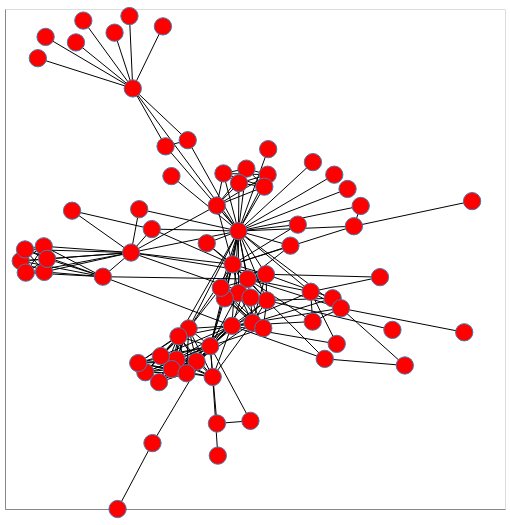

The notebook cell this image was saved under:
### Markdown cell above
The `spring_layout` is the default layout; it is an implementation of the Fruchterman-Reingold algorithm and takes several parameters. You can adjust it by generating the `pos` by hand.

**Have a look into the [documentation]**(https://networkx.github.io/documentation/stable/reference/generated/networkx.drawing.layout.spring_layout.html?highlight=spring_layout#networkx.drawing.layout.spring_layout)*

### Code cell
pos = nx.spring_layout(G, iterations=100)

nxa.draw_networkx(G, pos, node_tooltip='name').properties(width=500, height=500)

### Figure 1 — Vega-Lite specification as saved in the notebook (floating-point values rounded to 4 significant figures; data arrays with more than 128 entries replaced by an {"elided": "..."} marker saying what was removed)
{"config": {"view": {"continuousWidth": 300, "continuousHeight": 300}}, "layer": [{"data": {"name": "data-a9ee82b8c7c62f068bcd0cbb06772dee"}, "mark": {"type": "line", "color": "black", "opacity": 1, "strokeWidth": 1}, "encoding": {"detail": {"field": "edge", "type": "quantitative"}, "x": {"axis": {"grid": false, "labels": false, "ticks": false, "title": ""}, "field": "x", "type": "quantitative"}, "y": {"axis": {"grid": false, "labels": false, "ticks": false, "title": ""}, "field": "y", "type": "quantitative"}}}, {"data": {"name": "data-cee3e3b62ba46a67790bbacf371862b7"}, "mark": {"type": "point", "fill": "red", "opacity": 1, "size": 300, "strokeWidth": 1.0}, "encoding": {"tooltip": {"field": "name", "type": "nominal"}, "x": {"axis": {"grid": false, "labels": false, "ticks": false}, "field": "x", "type": "quantitative"}, "y": {"axis": {"grid": false, "labels": false, "ticks": false}, "field": "y", "type": "quantitative"}}}], "height": 500, "width": 500, "$schema": "https://vega.github.io/schema/vega-lite/v5.8.0.json", "datasets": {"data-a9ee82b8c7c62f068bcd0cbb06772dee": {"elided": "508 records"}, "data-cee3e3b62ba46a67790bbacf371862b7": [{"degree": 10, "y": 0.6823, "group": 1, "name": "Myriel", "x": -0.1933}, {"degree": 1, "y": 0.9718, "group": 1, "name": "Napoleon", "x": -0.2013}, {"degree": 3, "y": 0.4753, "group": 1, "name": "Mlle.Baptistine", "x": -0.06148}, {"degree": 3, "y": 0.4507, "group": 1, "name": "Mme.Magloire", "x": -0.1147}, {"degree": 1, "y": 0.9305, "group": 1, "name": "CountessdeLo", "x": -0.121}, {"degree": 1, "y": 0.9053, "group": 1, "name": "Geborand", "x": -0.237}, {"degree": 1, "y": 0.8663, "group": 1, "name": "Champtercier", "x": -0.3297}, {"degree": 1, "y": 0.9537, "group": 1, "name": "Cravatte", "x": -0.312}, {"degree": 1, "y": 0.8884, "group": 1, "name": "Count", "x": -0.4026}, {"degree": 1, "y": 0.8032, "group": 1, "name": "OldMan", "x": -0.4212}, {"degree": 1, "y": 0.3316, "group": 2, "name": "Labarre", "x": -0.1006}, {"degree": 36, "y": 0.1118, "group": 2, "name": "Valjean", "x": 0.06018}, {"degree": 2, "y": 0.1992, "group": 3, "name": "Marguerite", "x": -0.178}, {"degree": 1, "y": 0.3875, "group": 2, "name": "Mme.deR", "x": 0.239}, {"degree": 1, "y": 0.2801, "group": 2, "name": "Isabeau", "x": 0.3221}, {"degree": 1, "y": 0.3372, "group": 2, "name": "Gervais", "x": 0.2903}, {"degree": 9, "y": -0.07085, "group": 3, "name": "Tholomyes", "x": -0.2651}, {"degree": 7, "y": 0.05084, "group": 3, "name": "Listolier", "x": -0.4068}, {"degree": 7, "y": -0.05161, "group": 3, "name": "Fameuil", "x": -0.4058}, {"degree": 7, "y": -0.007908, "group": 3, "name": "Blacheville", "x": -0.4623}, {"degree": 7, "y": 0.03824, "group": 3, "name": "Favourite", "x": -0.4519}, {"degree": 7, "y": 0.000617, "group": 3, "name": "Dahlia", "x": -0.399}, {"degree": 7, "y": -0.05453, "group": 3, "name": "Zephine", "x": -0.4501}, {"degree": 15, "y": 0.02581, "group": 3, "name": "Fantine", "x": -0.1975}, {"degree": 11, "y": -0.06109, "group": 4, "name": "Mme.Thenardier", "x": 0.1264}, {"degree": 16, "y": -0.1658, "group": 4, "name": "Thenardier", "x": 0.1282}, {"degree": 11, "y": -0.07999, "group": 5, "name": "Cosette", "x": 0.0826}, {"degree": 17, "y": -0.02149, "group": 4, "name": "Javert", "x": 0.04635}, {"degree": 4, "y": 0.1311, "group": 0, "name": "Fauchelevent", "x": 0.3373}, {"degree": 8, "y": 0.214, "group": 2, "name": "Bamatabois", "x": 0.00827}, {"degree": 2, "y": 0.1932, "group": 3, "name": "Perpetue", "x": -0.339}, {"degree": 4, "y": 0.1198, "group": 2, "name": "Simplice", "x": -0.1477}, {"degree": 1, "y": 0.4394, "group": 2, "name": "Scaufflaire", "x": 0.1316}, {"degree": 2, "y": 0.1374, "group": 2, "name": "Woman1", "x": 0.2027}, {"degree": 6, "y": 0.3615, "group": 2, "name": "Judge", "x": 0.07931}, {"degree": 6, "y": 0.3423, "group": 2, "name": "Champmathieu", "x": 0.02419}, {"degree": 6, "y": 0.3039, "group": 2, "name": "Brevet", "x": 0.06165}, {"degree": 6, "y": 0.3372, "group": 2, "name": "Chenildieu", "x": 0.1304}, {"degree": 6, "y": 0.2893, "group": 2, "name": "Cochepaille", "x": 0.1224}, {"degree": 3, "y": -0.3994, "group": 4, "name": "Pontmercy", "x": 0.2674}, {"degree": 1, "y": -0.2835, "group": 6, "name": "Boulatruelle", "x": 0.4298}, {"degree": 11, "y": -0.2549, "group": 4, "name": "Eponine", "x": 0.09395}, {"degree": 3, "y": -0.1571, "group": 4, "name": "Anzelma", "x": 0.2864}, {"degree": 3, "y": 0.06301, "group": 5, "name": "Woman2", "x": -0.01578}, {"degree": 2, "y": 0.2121, "group": 0, "name": "MotherInnocent", "x": 0.3537}, {"degree": 1, "y": 0.2314, "group": 0, "name": "Gribier", "x": 0.621}, {"degree": 1, "y": -1.0, "group": 7, "name": "Jondrette", "x": -0.2298}, {"degree": 2, "y": -0.7363, "group": 7, "name": "Mme.Burgon", "x": -0.1461}, {"degree": 22, "y": -0.3486, "group": 8, "name": "Gavroche", "x": -0.007355}, {"degree": 7, "y": -0.131, "group": 5, "name": "Gillenormand", "x": 0.2336}, {"degree": 2, "y": -0.07256, "group": 5, "name": "Magnon", "x": 0.3999}, {"degree": 7, "y": -0.1969, "group": 5, "name": "Mlle.Gillenormand", "x": 0.3063}, {"degree": 2, "y": -0.4259, "group": 5, "name": "Mme.Pontmercy", "x": 0.4596}, {"degree": 1, "y": -0.2932, "group": 5, "name": "Mlle.Vaubois", "x": 0.6021}, {"degree": 4, "y": -0.2504, "group": 5, "name": "Lt.Gillenormand", "x": 0.2384}, {"degree": 19, "y": -0.2671, "group": 8, "name": "Marius", "x": 0.04457}, {"degree": 2, "y": -0.3396, "group": 5, "name": "BaronessT", "x": 0.2962}, {"degree": 11, "y": -0.4718, "group": 8, "name": "Mabeuf", "x": -0.001572}, {"degree": 15, "y": -0.2781, "group": 8, "name": "Enjolras", "x": -0.05922}, {"degree": 11, "y": -0.402, "group": 8, "name": "Combeferre", "x": -0.08818}, {"degree": 9, "y": -0.453, "group": 8, "name": "Prouvaire", "x": -0.1632}, {"degree": 11, "y": -0.3882, "group": 8, "name": "Feuilly", "x": -0.126}, {"degree": 13, "y": -0.4099, "group": 8, "name": "Courfeyrac", "x": -0.04025}, {"degree": 12, "y": -0.4405, "group": 8, "name": "Bahorel", "x": -0.09981}, {"degree": 13, "y": -0.3092, "group": 8, "name": "Bossuet", "x": -0.08377}, {"degree": 12, "y": -0.457, "group": 8, "name": "Joly", "x": -0.06434}, {"degree": 10, "y": -0.4162, "group": 8, "name": "Grantaire", "x": -0.1803}, {"degree": 1, "y": -0.7864, "group": 9, "name": "MotherPlutarch", "x": 0.01078}, {"degree": 10, "y": -0.136, "group": 4, "name": "Gueulemer", "x": 0.06034}, {"degree": 10, "y": -0.1572, "group": 4, "name": "Babet", "x": 0.02743}, {"degree": 10, "y": -0.1153, "group": 4, "name": "Claquesous", "x": 0.01792}, {"degree": 9, "y": -0.1542, "group": 4, "name": "Montparnasse", "x": 0.08923}, {"degree": 3, "y": 0.05336, "group": 5, "name": "Toussaint", "x": 0.185}, {"degree": 2, "y": -0.6473, "group": 10, "name": "Child1", "x": 0.08902}, {"degree": 2, "y": -0.6579, "group": 10, "name": "Child2", "x": 0.008685}, {"degree": 7, "y": -0.2769, "group": 4, "name": "Brujon", "x": 0.1199}, {"degree": 7, "y": -0.4926, "group": 8, "name": "Mme.Hucheloup", "x": -0.1303}]}}
